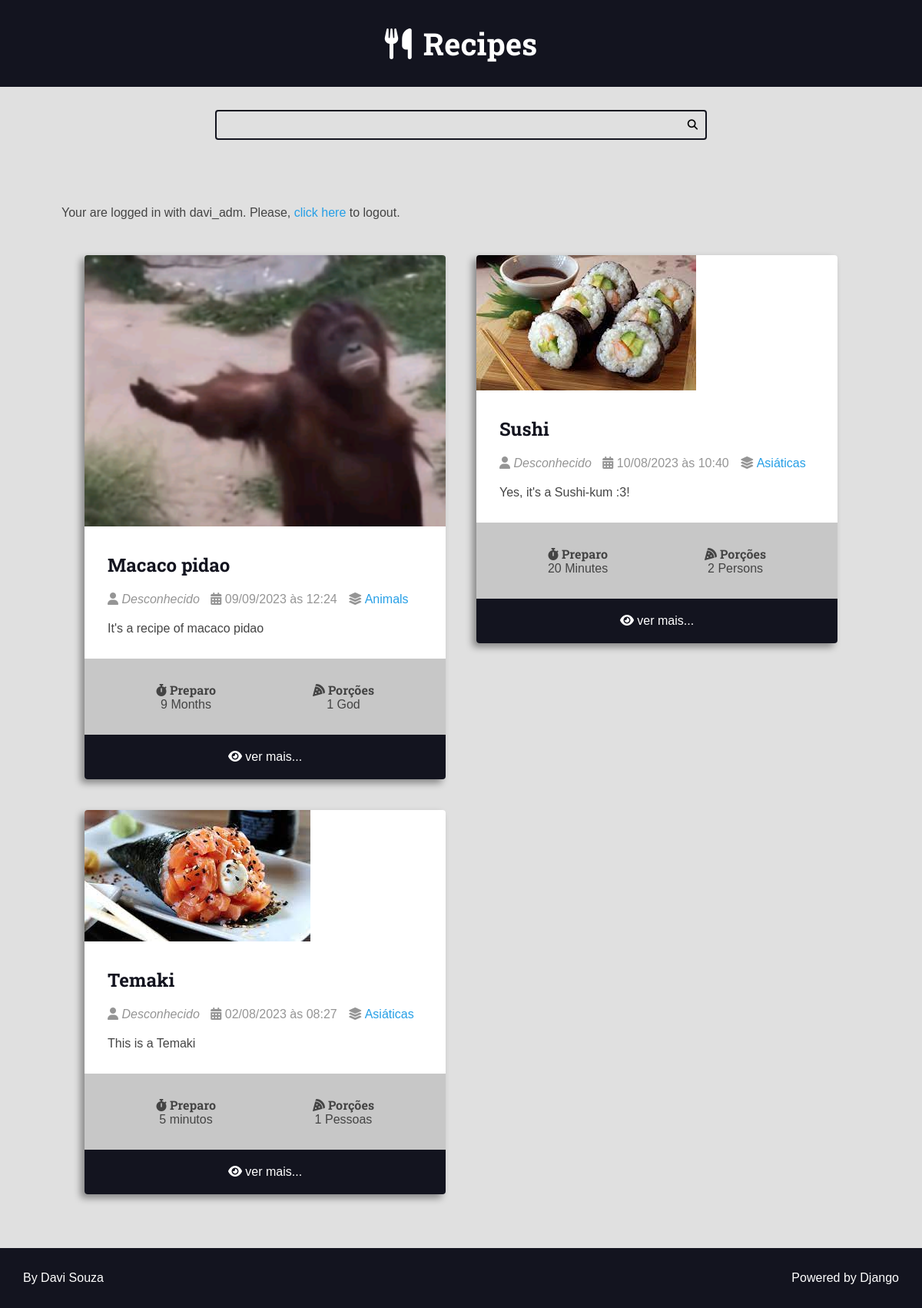
/ (signed in), run on the app's committed database.
### recipes/models.py (models this page shows, shortened)
class Recipe(models.Model):
    title = models.CharField(max_length=65)
    description = models.CharField(max_length=165)
    slug = models.SlugField(blank=True, unique=True)
    preparation_time = models.IntegerField()
    preparation_time_unit = models.CharField(max_length=65)
    servings = models.IntegerField()
    servings_unit = models.CharField(max_length=65)
    preparation_steps = models.TextField()
    preparation_steps_is_html = models.BooleanField(default=False)
    created_at = models.DateTimeField(auto_now_add=True)
    updated_at = models.DateTimeField(auto_now=True)
    is_published = models.BooleanField(default=False)
    cover = models.ImageField(
        upload_to='recipes/covers/%Y/%m/%d/', blank=True, null=True)
    category = models.ForeignKey(
        Category, on_delete=models.SET_NULL, null=True, blank=True,
        default=None)
    author = models.ForeignKey(
        Authors, on_delete=models.SET_NULL, null=True)

class Category(models.Model):
    name = models.CharField(max_length=65)

### recipes/views.py (the view)
# urls.py: 2. Add a URL to urlpatterns:  path('', views.home, name='home')
def home(request):
    recipes = Recipe.objects.filter(
        is_published=True).order_by('-created_at')
    page_obj, pagination_range = make_pagination(request, recipes, PER_PAGE)
    context = {'recipes': page_obj,
               'not_recipes': True,
               'pagination_range': pagination_range, }
    if not recipes:
        return render(request, 'recipes/pages/404_error.html', context,
                      status=404)
    return render(request, 'recipes/pages/home.html', context, status=200)

### utils/pagination.py (called while the page is built)
def make_pagination(request, queryset, per_page, qty_pages=4):
    try:
        current_page = int(request.GET.get('page', 1))
    except ValueError:
        current_page = 1
    paginator = Paginator(queryset, per_page)
    page_obj = paginator.get_page(current_page)
    pagination_range = make_pagination_range(
        paginator.page_range,
        qty_pages,
        current_page
    )
    return page_obj, pagination_range

### recipes/templates/recipes/pages/home.html (shortened to what this page needs)
{% extends 'global/base.html' %}
{% block content %}
    <br><br>{% include "authors/partials/login_message.html" %}<br><br>
    <div class="main-content main-content-list container">
        {% for recipe in recipes %}
            {% include '../partials/recipe-cards.html' %}
        {% endfor %}
    </div>
{% endblock content %}

### authors/templates/authors/partials/login_message.html (shortened to what this page needs)
{% if user.is_authenticated %}
<div class="login-message">
  Your are logged in with
  {{ request.user.username }}.
  Please,
  <form class="inline-form" action="{% url 'authors:logout' %}" method='POST'>
    <button class="plaintext-button" type="submit">click here</button>
  </form> to logout.
</div>
{% endif %}

### recipes/templates/recipes/partials/recipe-cards.html (shortened to what this page needs)
<div class="recipe recipe-list-item">
    <div class="recipe-cover">
        {% if recipe.cover %}
        <a href="{% url 'recipes:recipe' recipe.slug %}">
            <img src="{{recipe.cover.url}}" alt="Temp">
        </a>
        {% endif %}
    </div>
    <div class="recipe-title-container">
        <h2 class="recipe-title">
            <a href="{% url 'recipes:recipe' recipe.slug %}">
                {{recipe.title}}
            </a>
        </h2>
    </div>
    <div class="recipe-author">
        <span class="recipe-author-item">
            <i class="fas fa-user"></i>
            {% if recipe.author is not None %}
            {% if recipe.author.first_name %}
            {{recipe.author.first_name}} {{recipe.author.last_name}}
            {% else %}
            {{recipe.author.username}}
            {% endif %}
            {% else %}
            <em>Desconhecido</em>
            {% endif %}
        </span>
        <span class="recipe-author-item">
            <i class="fas fa-calendar-alt"></i>
            {{recipe.created_at|date:"d/m/Y"}} às {{recipe.created_at|date:"H:i"}}
        </span>
        {% if recipe.category is not None %}
        <span class="recipe-author-item">
            <i class="fas fa-layer-group"></i>
            <span> <a href="{% url 'recipes:category' recipe.category.id %}"> {{recipe.category.name}} </a> </span>
        </span>
        {% endif %}
    </div>
    <div class="recipe-content">
        <p> {{recipe.description}} </p>
    </div>
    <div class="recipe-meta-container">
        <div class="recipe-meta recipe-preparation">
            <h3 class="recipe-meta-title"><i class="fas fa-stopwatch"></i> Preparo</h3>
            <div class="recipe-meta-text">
                {{recipe.preparation_time}} {{recipe.preparation_time_unit}}
            </div>
        </div>
        <div class="recipe-meta recipe-servings">
            <h3 class="recipe-meta-title"><i class="fas fa-pizza-slice"></i> Porções</h3>
            <div class="recipe-meta-text">
                {{recipe.servings}} {{recipe.servings_unit}}
            </div>
        </div>
    </div>
    {% if not is_detail_page %}
    <footer class="recipe-footer">
        <a class="recipe-read-more button button-dark button-full-width" href="{% url 'recipes:recipe' recipe.slug%}">
            <i class="fas fa-eye"></i>
            <span>ver mais...</span>
        </a>
    </footer>
    {% endif %}
</div>

### static/global/css/styles.css (style rules this page uses)
:root { --color-primary: #269fe6; --color-primary-hover: #2086c2; --color-primary-dark: #13141f; --color-primary-dark-hover: #212336; --color-primary-light: #d4ecfa; --color-primary-light-hover: #bdd8e7; --color-white: #fff; --color-black: #000; --color-dark-text: #444; --color-info-light: #cce5ff; --color-debug-light: #cce5ff; --color-success-light: #d4edda; --color-alert-light: #fff3cd; --color-warning-light: #fff3cd; --color-error-light: #f8d7da; --color-info-dark: #4d86c4; --color-debug-dark: #4d86c4; --color-success-dark: #4a9c5d; --color-alert-dark: #927f40; --color-warning-dark: #927f40; --color-error-dark: #cc2e3b; --color-error-dark-hover: #b83842; --color-gray-0: #f9f9f9; --color-gray-1: #e0e0e0; --color-gray-2: #c7c7c7; --color-gray-3: #aeaeae; --color-gray-4: #959595; --color-gray-5: #7d7d7d; --color-gray-6: #646464; --color-gray-7: #4b4b4b; --color-gray-8: #323232; --color-gray-9: #191919; --font-primary: sans-serif; --font-headings: 'Roboto Slab', serif; --spacing-gutter-medium: 3rem; --spacing-gutter-large: 4rem; }
* { padding: 0; margin: 0; box-sizing: border-box; }
html { font-size: 62.5%; }
body { background: var(--color-gray-1); font-size: 1.6rem; font-family: var(--font-primary); color: var(--color-dark-text); }
h1, h2, h3, h4, h5, h6 { font-family: var(--font-headings); }
img { max-width: 100%; }
.container { max-width: 144rem; margin: 0 auto; padding: var(--spacing-gutter-medium); }
.main-content { padding-top: 0; }
.main-content-list { display: grid; grid-template-columns: repeat(auto-fit, minmax(340px, 1fr)); gap: var(--spacing-gutter-large); }
.recipe { background: var(--color-white); box-shadow: -5px 5px 10px rgba(0, 0, 0, .4); transform: scale(1); transition: all 250ms ease-in-out; border-radius: 4px; overflow: hidden; }
.recipe img { max-width: 100%; }
.recipe-list-item { max-width: 64rem; height: fit-content; }
.recipe-title-container { padding: var(--spacing-gutter-medium); padding-bottom: 2rem; }
.recipe-title-container a { text-decoration: none; color: var(--color-primary-dark) }
.recipe-author { padding: 0 var(--spacing-gutter-medium); }
.recipe-author a { color: var(--color-primary); transition: all 300ms ease-in-out; text-decoration: none; }
.recipe-author-item { color: var(--color-gray-4); margin-right: 1rem; }
.recipe-content { padding: var(--spacing-gutter-medium); padding-top: 2rem; }
.recipe-meta-container { justify-content: center; display: flex; flex-flow: row wrap; padding: var(--spacing-gutter-medium); background: var(--color-gray-2); }
.recipe-meta { display: flex; flex-flow: column nowrap; flex-shrink: 1; flex-grow: 1; text-align: center; }
.recipe-meta-title { font-size: 1.6rem; }
.recipe-footer a { background: var(--color-primary-dark); display: block; color: var(--color-white); text-decoration: none; text-align: center; padding: 2rem var(--spacing-gutter-medium); transition: all 300ms ease-in-out; }
.inline-form { display: inline; }
.plaintext-button { display: inline; border: none; background: none; cursor: pointer; color: var(--color-primary); font-size: 1.6rem; }
.login-message { margin: 1rem 0; }

### data on the page
Recipe: cover (picture), title "Macaco pidao", shows "Desconhecido", created_at "09/09/2023", created_at "12:24", category.name "Animals", description "It's a recipe of macaco pidao", preparation_time "9", preparation_time_unit "Months", servings "1", servings_unit "God"
Recipe: cover (picture), title "Sushi", shows "Desconhecido", created_at "10/08/2023", created_at "10:40", category.name "Asiáticas", description "Yes, it's a Sushi-kum :3!", preparation_time "20", preparation_time_unit "Minutes", servings "2", servings_unit "Persons"
Recipe: cover (picture), title "Temaki", shows "Desconhecido", created_at "02/08/2023", created_at "08:27", category.name "Asiáticas", description "This is a Temaki", preparation_time "5", preparation_time_unit "minutos", servings "1", servings_unit "Pessoas"

### other printed values
{{ request.user.username }} "davi_adm"
